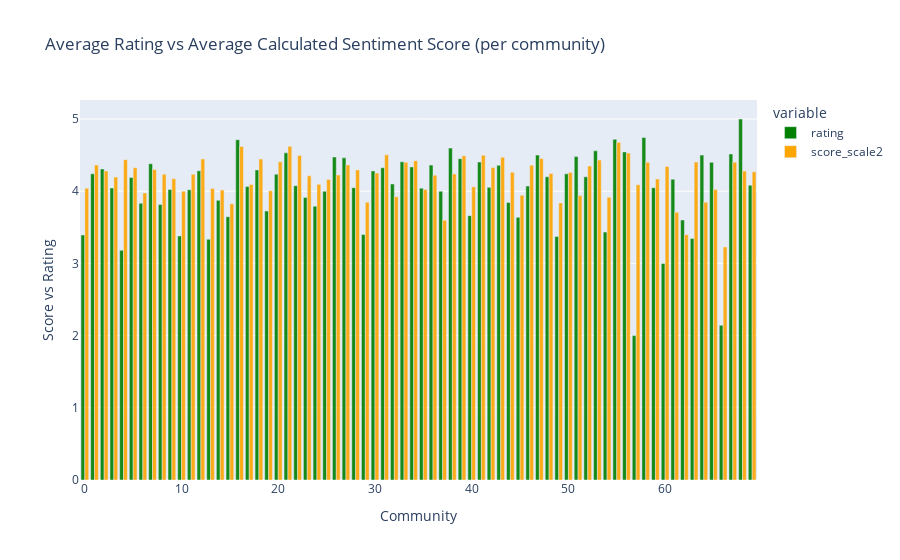

The code cell stored with this chart in its notebook:
### Code cell
fig = px.bar(
    data_frame = df_mean_rating,
    x = "community",
    y = ["rating","score_scale2"],
    opacity = 0.9,
    orientation = "v",
    barmode = 'group',
    color_discrete_map={'rating':'green', 'score_scale2':'orange'},
    title='Average Rating vs Average Calculated Sentiment Score (per community)',
)

fig.update_layout(

  xaxis_title= 'Community',
yaxis_title = 'Score vs Rating',

)

### Figure 1 — Plotly figure (JSON) as saved in the notebook; plotly's stock layout.template omitted (floating-point values rounded to 4 significant figures)
{"data": [{"alignmentgroup": "True", "hovertemplate": "variable=rating<br>community=%{x}<br>value=%{y}<extra></extra>", "legendgroup": "rating", "marker": {"color": "green", "opacity": 0.9, "pattern": {"shape": ""}}, "name": "rating", "offsetgroup": "rating", "orientation": "v", "showlegend": true, "textposition": "auto", "type": "bar", "x": [0, 1, 2, 3, 4, 5, 6, 7, 8, 9, 10, 11, 12, 13, 14, 15, 16, 17, 18, 19, 20, 21, 22, 23, 24, 25, 26, 27, 28, 29, 30, 31, 32, 33, 34, 35, 36, 37, 38, 39, 40, 41, 42, 43, 44, 45, 46, 47, 48, 49, 50, 51, 52, 53, 54, 55, 56, 57, 58, 59, 60, 61, 62, 63, 64, 65, 66, 67, 68, 69], "xaxis": "x", "y": [3.394, 4.24, 4.308, 4.045, 3.182, 4.19, 3.833, 4.38, 3.817, 4.024, 3.381, 4.021, 4.282, 3.333, 3.873, 3.647, 4.713, 4.064, 4.295, 3.725, 4.236, 4.531, 4.077, 3.914, 3.792, 4, 4.474, 4.462, 4.048, 3.4, 4.281, 4.325, 4.1, 4.408, 4.337, 4.042, 4.361, 4, 4.597, 4.451, 3.662, 4.404, 4.053, 4.358, 3.845, 3.639, 4.071, 4.5, 4.2, 3.373, 4.24, 4.479, 4.2, 4.56, 3.433, 4.719, 4.544, 2, 4.744, 4.048, 3, 4.167, 3.6, 3.345, 4.5, 4.4, 2.143, 4.516, 5, 4.083], "yaxis": "y"}, {"alignmentgroup": "True", "hovertemplate": "variable=score_scale2<br>community=%{x}<br>value=%{y}<extra></extra>", "legendgroup": "score_scale2", "marker": {"color": "orange", "opacity": 0.9, "pattern": {"shape": ""}}, "name": "score_scale2", "offsetgroup": "score_scale2", "orientation": "v", "showlegend": true, "textposition": "auto", "type": "bar", "x": [0, 1, 2, 3, 4, 5, 6, 7, 8, 9, 10, 11, 12, 13, 14, 15, 16, 17, 18, 19, 20, 21, 22, 23, 24, 25, 26, 27, 28, 29, 30, 31, 32, 33, 34, 35, 36, 37, 38, 39, 40, 41, 42, 43, 44, 45, 46, 47, 48, 49, 50, 51, 52, 53, 54, 55, 56, 57, 58, 59, 60, 61, 62, 63, 64, 65, 66, 67, 68, 69], "xaxis": "x", "y": [4.042, 4.363, 4.281, 4.196, 4.436, 4.325, 3.975, 4.301, 4.234, 4.173, 4.001, 4.234, 4.447, 4.036, 4.016, 3.826, 4.619, 4.094, 4.445, 4.007, 4.409, 4.621, 4.496, 4.212, 4.096, 4.162, 4.226, 4.364, 4.295, 3.846, 4.251, 4.504, 3.924, 4.4, 4.423, 4.023, 4.222, 3.598, 4.239, 4.491, 4.06, 4.498, 4.329, 4.472, 4.263, 3.945, 4.361, 4.451, 4.246, 3.838, 4.259, 3.939, 4.348, 4.431, 3.918, 4.677, 4.528, 4.089, 4.399, 4.168, 4.342, 3.709, 3.397, 4.404, 3.848, 4.024, 3.228, 4.402, 4.278, 4.268], "yaxis": "y"}], "layout": {"barmode": "group", "legend": {"title": {"text": "variable"}, "tracegroupgap": 0}, "title": {"text": "Average Rating vs Average Calculated Sentiment Score (per community)"}, "xaxis": {"anchor": "y", "domain": [0, 1], "title": {"text": "Community"}}, "yaxis": {"anchor": "x", "domain": [0, 1], "title": {"text": "Score vs Rating"}}}}
